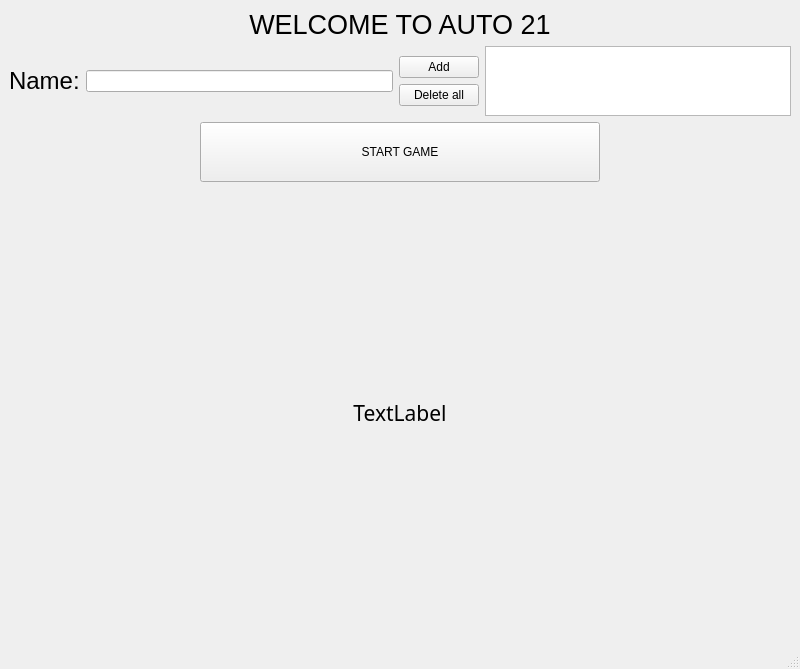
<?xml version="1.0" encoding="UTF-8"?>
<ui version="4.0">
 <class>MainWindow</class>
 <widget class="QMainWindow" name="MainWindow">
  <property name="geometry">
   <rect>
    <x>0</x>
    <y>0</y>
    <width>800</width>
    <height>600</height>
   </rect>
  </property>
  <property name="windowTitle">
   <string>MainWindow</string>
  </property>
  <widget class="QWidget" name="centralwidget">
   <layout class="QVBoxLayout" name="verticalLayout_2">
    <item>
     <spacer name="verticalSpacer_5">
      <property name="orientation">
       <enum>Qt::Vertical</enum>
      </property>
      <property name="sizeHint" stdset="0">
       <size>
        <width>20</width>
        <height>40</height>
       </size>
      </property>
     </spacer>
    </item>
    <item>
     <widget class="QLabel" name="label">
      <property name="font">
       <font>
        <pointsize>20</pointsize>
       </font>
      </property>
      <property name="text">
       <string>WELCOME TO AUTO 21</string>
      </property>
      <property name="alignment">
       <set>Qt::AlignCenter</set>
      </property>
     </widget>
    </item>
    <item>
     <spacer name="verticalSpacer">
      <property name="orientation">
       <enum>Qt::Vertical</enum>
      </property>
      <property name="sizeHint" stdset="0">
       <size>
        <width>20</width>
        <height>40</height>
       </size>
      </property>
     </spacer>
    </item>
    <item>
     <layout class="QHBoxLayout" name="horizontalLayout">
      <item>
       <widget class="QLabel" name="label_2">
        <property name="font">
         <font>
          <pointsize>18</pointsize>
         </font>
        </property>
        <property name="text">
         <string>Name:</string>
        </property>
       </widget>
      </item>
      <item>
       <widget class="QLineEdit" name="nameLE"/>
      </item>
      <item>
       <layout class="QVBoxLayout" name="verticalLayout">
        <item>
         <spacer name="verticalSpacer_3">
          <property name="orientation">
           <enum>Qt::Vertical</enum>
          </property>
          <property name="sizeHint" stdset="0">
           <size>
            <width>20</width>
            <height>40</height>
           </size>
          </property>
         </spacer>
        </item>
        <item>
         <widget class="QPushButton" name="PB_AddNAme">
          <property name="text">
           <string>Add</string>
          </property>
         </widget>
        </item>
        <item>
         <widget class="QPushButton" name="PB_Delete">
          <property name="text">
           <string>Delete all</string>
          </property>
         </widget>
        </item>
        <item>
         <spacer name="verticalSpacer_2">
          <property name="orientation">
           <enum>Qt::Vertical</enum>
          </property>
          <property name="sizeHint" stdset="0">
           <size>
            <width>20</width>
            <height>40</height>
           </size>
          </property>
         </spacer>
        </item>
       </layout>
      </item>
      <item>
       <widget class="QTextBrowser" name="TB_Names">
        <property name="maximumSize">
         <size>
          <width>16777215</width>
          <height>90</height>
         </size>
        </property>
       </widget>
      </item>
     </layout>
    </item>
    <item>
     <spacer name="verticalSpacer_4">
      <property name="orientation">
       <enum>Qt::Vertical</enum>
      </property>
      <property name="sizeHint" stdset="0">
       <size>
        <width>20</width>
        <height>40</height>
       </size>
      </property>
     </spacer>
    </item>
    <item>
     <layout class="QHBoxLayout" name="horizontalLayout_2">
      <item>
       <widget class="QPushButton" name="pushButton">
        <property name="minimumSize">
         <size>
          <width>0</width>
          <height>60</height>
         </size>
        </property>
        <property name="maximumSize">
         <size>
          <width>400</width>
          <height>16777215</height>
         </size>
        </property>
        <property name="layoutDirection">
         <enum>Qt::LeftToRight</enum>
        </property>
        <property name="text">
         <string>START GAME</string>
        </property>
       </widget>
      </item>
     </layout>
    </item>
    <item>
     <widget class="QLabel" name="status">
      <property name="minimumSize">
       <size>
        <width>0</width>
        <height>450</height>
       </size>
      </property>
      <property name="font">
       <font>
        <family>Sans Serif Collection</family>
        <pointsize>16</pointsize>
       </font>
      </property>
      <property name="text">
       <string>TextLabel</string>
      </property>
      <property name="alignment">
       <set>Qt::AlignCenter</set>
      </property>
     </widget>
    </item>
   </layout>
  </widget>
  <widget class="QMenuBar" name="menubar">
   <property name="geometry">
    <rect>
     <x>0</x>
     <y>0</y>
     <width>800</width>
     <height>21</height>
    </rect>
   </property>
  </widget>
  <widget class="QStatusBar" name="statusbar"/>
 </widget>
 <resources/>
 <connections/>
</ui>
